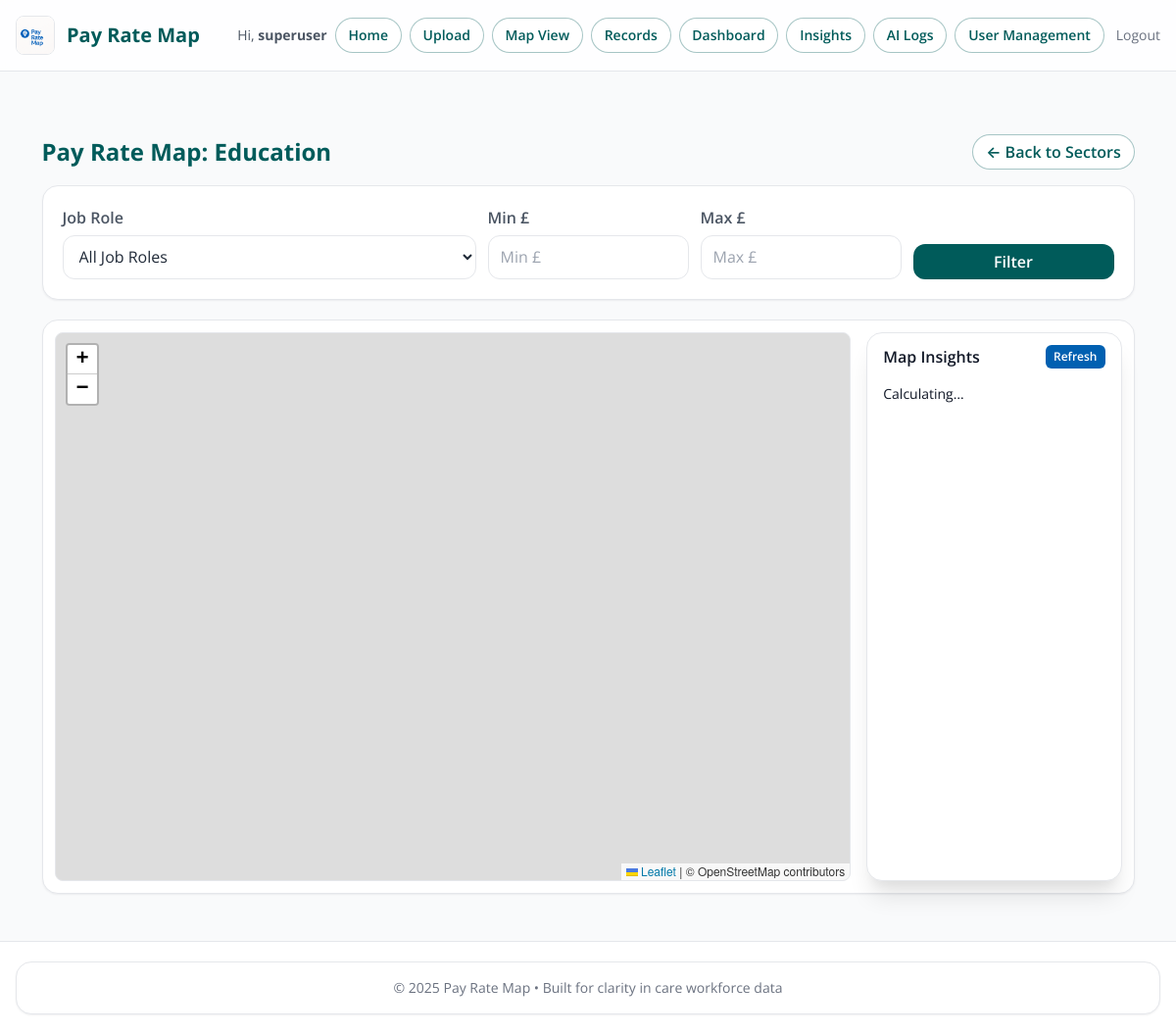
/map/Education (signed in), run on an earlier commit of the app's database.
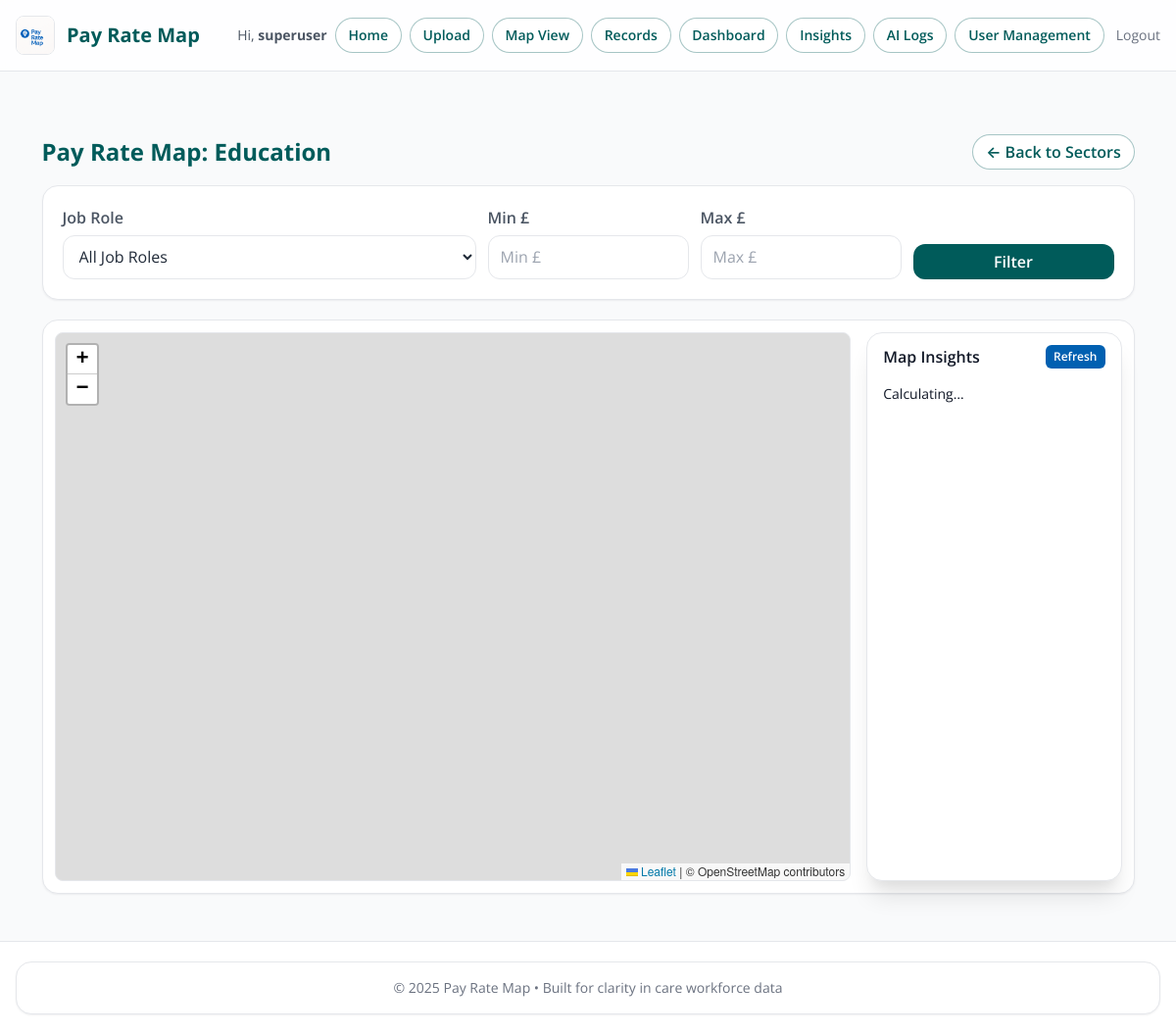
And on a later commit of the database.
### models.py (models this page shows)
class JobRecord(db.Model):
    __tablename__ = "job_record"
    id = db.Column(db.Integer, primary_key=True)
    company_id = db.Column(db.String(50), index=True)
    company_name = db.Column(db.String(100))
    sector = db.Column(db.String(50), index=True)
    job_role = db.Column(db.String(100), index=True)
    postcode = db.Column(db.String(20))
    county = db.Column(db.String(50), index=True)
    pay_rate = db.Column(db.Float)
    imported_month = db.Column(db.String(20), index=True)
    imported_year = db.Column(db.String(10), index=True)  # keep as string to match filters
    latitude = db.Column(db.Float)
    longitude = db.Column(db.Float)
    created_at = db.Column(db.DateTime, default=datetime.utcnow)
    logo_filename = db.Column(db.String(200))

### app.py (the view)
@app.route("/map/<sector>")
@login_required
def sector_map(sector: str):
    job_role = request.args.get("job_role")
    min_pay = request.args.get("min_pay", type=float)
    max_pay = request.args.get("max_pay", type=float)
    query = JobRecord.query.filter(JobRecord.sector == sector)
    if job_role:
        query = query.filter(JobRecord.job_role == job_role)
    if min_pay is not None:
        query = query.filter(JobRecord.pay_rate >= min_pay)
    if max_pay is not None:
        query = query.filter(JobRecord.pay_rate <= max_pay)
    records = query.all()
    for record in records:
        record.logo_url = logo_url_for(record.company_id or "placeholder")
    job_roles = [
        r[0]
        for r in db.session.query(JobRecord.job_role)
        .filter(JobRecord.job_role.isnot(None))
        .distinct()
        .order_by(JobRecord.job_role)
        .all()
    ]
    return render_template(
        "map.html",
        sector=sector,
        records=records,
        job_roles=job_roles,
        filters={
            "job_role": job_role or "",
            "min_pay": min_pay or "",
            "max_pay": max_pay or "",
        },
    )

### app.py (called while the page is built)
@login_manager.user_loader
def load_user(user_id: str):
    try:
        return db.session.get(User, int(user_id))
    except Exception:
        return None

def logo_url_for(company_id: str) -> str:
    fs_path = os.path.join(app.root_path, "static", "logos", f"{company_id}.png")
    if os.path.exists(fs_path):
        return url_for("static", filename=f"logos/{company_id}.png")
    return url_for("static", filename="logos/placeholder.png")

@app.context_processor
def inject_now():
    return {"current_year": datetime.now(timezone.utc).year}

### templates/map.html (shortened to what this page needs)
{% extends "base.html" %}
{% block content %}
<div class="max-w-7xl mx-auto px-2 sm:px-4 py-6">
  <div class="flex flex-col sm:flex-row sm:justify-between sm:items-center mb-4 gap-3">
    <h1 class="text-2xl font-bold" style="color: var(--brand);">Pay Rate Map: {{ sector }}</h1>
    <a href="{{ url_for('map_sector_select') }}" class="nav-chip w-full sm:w-auto text-center">← Back to Sectors</a>
  </div>
  <section class="card mb-5">
    <form method="GET" class="p-4 sm:p-5 grid grid-cols-1 sm:grid-cols-2 lg:grid-cols-5 gap-3">
      <div class="lg:col-span-2">
        <label for="job_role" class="label">Job Role</label>
        <select id="job_role" name="job_role" class="input">
          <option value="">All Job Roles</option>
        </select>
      </div>
      <div>
        <label for="min_pay" class="label">Min £</label>
        <input id="min_pay" type="number" step="0.01" name="min_pay" placeholder="Min £" class="input" value="{{ filters.min_pay }}">
      </div>
      <div>
        <label for="max_pay" class="label">Max £</label>
        <input id="max_pay" type="number" step="0.01" name="max_pay" placeholder="Max £" class="input" value="{{ filters.max_pay }}">
      </div>
      <div class="flex items-end">
        <button type="submit" class="btn btn-primary w-full">Filter</button>
      </div>
    </form>
  </section>
  <section class="card">
    <div class="p-2 sm:p-3">
      <div class="grid grid-cols-1 lg:grid-cols-4 gap-4">
        <div class="lg:col-span-3">
          <div id="map" class="w-full rounded-lg border border-gray-200" style="height:70vh;"></div>
        </div>
        <div id="insightBox"
             class="rounded-2xl border border-slate-200 bg-white shadow-xl"
             style="height:70vh; overflow:auto;">
          <div class="flex items-center justify-between px-4 pt-3">
            <h3 class="font-semibold text-slate-800">Map Insights</h3>
            <button id="insightRefresh"
                    class="text-white text-xs font-semibold px-2 py-1 rounded-md"
                    style="background:#0160B1">Refresh</button>
          </div>
          <div id="insightBody" class="px-4 pb-4 pt-2 text-sm text-slate-700">
            <div class="py-2 text-slate-500">Calculating…</div>
          </div>
        </div>
      </div>
    </div>
  </section>
</div>
{% endblock %}
{% block scripts %}
  <link rel="stylesheet" href="https://unpkg.com/leaflet@1.9.4/dist/leaflet.css" />
  <link rel="stylesheet" href="https://unpkg.com/leaflet.markercluster@1.5.3/dist/MarkerCluster.css" />
  <link rel="stylesheet" href="https://unpkg.com/leaflet.markercluster@1.5.3/dist/MarkerCluster.Default.css" />
{% endblock %}

What changed in the data, as far as the page shows it:
no longer on this page (row edited): JobRecord: sector "Education"
Also different on the page:
{{ sector }}: (not shown) → "Education"
